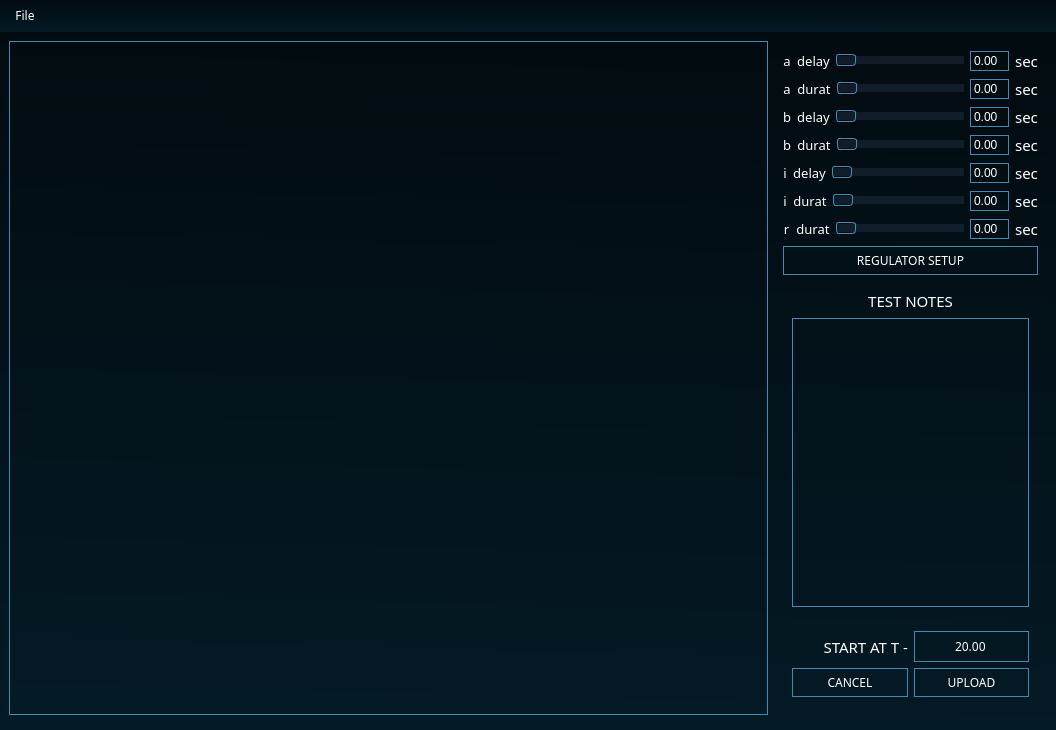
<?xml version="1.0" encoding="UTF-8"?>
<ui version="4.0">
 <class>MainWindow</class>
 <widget class="QMainWindow" name="MainWindow">
  <property name="geometry">
   <rect>
    <x>0</x>
    <y>0</y>
    <width>1056</width>
    <height>730</height>
   </rect>
  </property>
  <property name="minimumSize">
   <size>
    <width>500</width>
    <height>500</height>
   </size>
  </property>
  <property name="maximumSize">
   <size>
    <width>1920</width>
    <height>1080</height>
   </size>
  </property>
  <property name="windowTitle">
   <string>Test Definition Dialog</string>
  </property>
  <property name="styleSheet">
   <string notr="true">background-color: qlineargradient(spread:pad, x1:0.502975, y1:0, x2:0.473, y2:1, stop:0 rgba(2, 11, 16, 255), stop:1 rgba(4, 26, 37, 255));</string>
  </property>
  <widget class="QWidget" name="centralwidget">
   <layout class="QGridLayout" name="gridLayout_2">
    <item row="0" column="0">
     <layout class="QHBoxLayout" name="horizontalLayout">
      <item>
       <widget class="GraphicsLayoutWidget" name="testProfileView">
        <property name="minimumSize">
         <size>
          <width>750</width>
          <height>1</height>
         </size>
        </property>
        <property name="maximumSize">
         <size>
          <width>16777215</width>
          <height>16777215</height>
         </size>
        </property>
        <property name="styleSheet">
         <string notr="true">color: white;
border: 1px solid #4589b2;</string>
        </property>
        <property name="frameShape">
         <enum>QFrame::StyledPanel</enum>
        </property>
        <property name="frameShadow">
         <enum>QFrame::Plain</enum>
        </property>
        <property name="lineWidth">
         <number>0</number>
        </property>
        <property name="midLineWidth">
         <number>0</number>
        </property>
       </widget>
      </item>
      <item>
       <layout class="QVBoxLayout" name="verticalLayout_2">
        <property name="spacing">
         <number>0</number>
        </property>
        <property name="sizeConstraint">
         <enum>QLayout::SetNoConstraint</enum>
        </property>
        <item>
         <widget class="QWidget" name="widget_5" native="true">
          <property name="minimumSize">
           <size>
            <width>273</width>
            <height>1</height>
           </size>
          </property>
          <property name="maximumSize">
           <size>
            <width>273</width>
            <height>999</height>
           </size>
          </property>
          <property name="styleSheet">
           <string notr="true">background: transparent;</string>
          </property>
          <layout class="QVBoxLayout" name="verticalLayout_3">
           <item>
            <layout class="QGridLayout" name="gridLayout_9">
             <item row="0" column="0">
              <widget class="QLabel" name="label_23">
               <property name="font">
                <font>
                 <family>HUN-din 1451</family>
                 <pointsize>10</pointsize>
                </font>
               </property>
               <property name="styleSheet">
                <string notr="true">color: white;background-color: transparent;</string>
               </property>
               <property name="text">
                <string>a</string>
               </property>
               <property name="alignment">
                <set>Qt::AlignCenter</set>
               </property>
              </widget>
             </item>
             <item row="0" column="2">
              <widget class="QSlider" name="A_del_slide">
               <property name="styleSheet">
                <string notr="true">QSlider{
	background-color: transparent;
} 
QSlider::groove:horizontal {
     border: 0px solid #999999;
     height: 8px;
     background: rgba(78, 96, 131, 50);
     margin: 2px 0;
 }

QSlider::groove:horizontal:hover {
	background-color: rgba(255,255,255,.2);
 }

 QSlider::handle:horizontal {
     background: transparent;
     border: 1px solid #4589b2;
     width: 18px;
     margin: -2px 0;
     border-radius: 3px;
 }

 QSlider::handle:horizontal:hover {
     background-color: rgba(255,255,255,.2);
     border: 1px solid #00ce35;
 }</string>
               </property>
               <property name="orientation">
                <enum>Qt::Horizontal</enum>
               </property>
              </widget>
             </item>
             <item row="0" column="3">
              <widget class="QDoubleSpinBox" name="A_del">
               <property name="styleSheet">
                <string notr="true">QDoubleSpinBox{
	color: white;
	background-color: transparent;
	border: 1px solid #4589b2;
	padding: 1px;
}



QDoubleSpinBox::hover{
	border: 1px solid #00ce35;
	background-color: rgba(0,0,0,.3);
}</string>
               </property>
               <property name="buttonSymbols">
                <enum>QAbstractSpinBox::NoButtons</enum>
               </property>
              </widget>
             </item>
             <item row="0" column="4">
              <widget class="QLabel" name="label_24">
               <property name="font">
                <font>
                 <family>HUN-din 1451</family>
                 <pointsize>11</pointsize>
                </font>
               </property>
               <property name="styleSheet">
                <string notr="true">color: white;background-color: transparent;</string>
               </property>
               <property name="text">
                <string>sec</string>
               </property>
               <property name="alignment">
                <set>Qt::AlignCenter</set>
               </property>
              </widget>
             </item>
             <item row="0" column="1">
              <widget class="QLabel" name="label_29">
               <property name="font">
                <font>
                 <family>HUN-din 1451</family>
                 <pointsize>10</pointsize>
                </font>
               </property>
               <property name="styleSheet">
                <string notr="true">color: white;background-color: transparent;</string>
               </property>
               <property name="text">
                <string>delay</string>
               </property>
               <property name="alignment">
                <set>Qt::AlignCenter</set>
               </property>
              </widget>
             </item>
            </layout>
           </item>
           <item>
            <layout class="QGridLayout" name="gridLayout">
             <item row="0" column="0">
              <widget class="QLabel" name="label_17">
               <property name="font">
                <font>
                 <family>HUN-din 1451</family>
                 <pointsize>10</pointsize>
                </font>
               </property>
               <property name="styleSheet">
                <string notr="true">color: white;background-color: transparent;</string>
               </property>
               <property name="text">
                <string>a</string>
               </property>
               <property name="alignment">
                <set>Qt::AlignCenter</set>
               </property>
              </widget>
             </item>
             <item row="0" column="3">
              <widget class="QDoubleSpinBox" name="A_dur">
               <property name="styleSheet">
                <string notr="true">QDoubleSpinBox{
	color: white;
	background-color: transparent;
	border: 1px solid #4589b2;
	padding: 1px;
}



QDoubleSpinBox::hover{
	border: 1px solid #00ce35;
	background-color: rgba(0,0,0,.3);
}</string>
               </property>
               <property name="buttonSymbols">
                <enum>QAbstractSpinBox::NoButtons</enum>
               </property>
              </widget>
             </item>
             <item row="0" column="4">
              <widget class="QLabel" name="label_21">
               <property name="font">
                <font>
                 <family>HUN-din 1451</family>
                 <pointsize>11</pointsize>
                </font>
               </property>
               <property name="styleSheet">
                <string notr="true">color: white;background-color: transparent;</string>
               </property>
               <property name="text">
                <string>sec</string>
               </property>
               <property name="alignment">
                <set>Qt::AlignCenter</set>
               </property>
              </widget>
             </item>
             <item row="0" column="2">
              <widget class="QSlider" name="A_dur_slide">
               <property name="styleSheet">
                <string notr="true">QSlider{
	background-color: transparent;
} 
QSlider::groove:horizontal {
     border: 0px solid #999999;
     height: 8px;
     background: rgba(78, 96, 131, 50);
     margin: 2px 0;
 }

QSlider::groove:horizontal:hover {
	background-color: rgba(255,255,255,.2);
 }

 QSlider::handle:horizontal {
     background: transparent;
     border: 1px solid #4589b2;
     width: 18px;
     margin: -2px 0;
     border-radius: 3px;
 }

 QSlider::handle:horizontal:hover {
     background-color: rgba(255,255,255,.2);
     border: 1px solid #00ce35;
 }</string>
               </property>
               <property name="orientation">
                <enum>Qt::Horizontal</enum>
               </property>
              </widget>
             </item>
             <item row="0" column="1">
              <widget class="QLabel" name="label_30">
               <property name="font">
                <font>
                 <family>HUN-din 1451</family>
                 <pointsize>10</pointsize>
                </font>
               </property>
               <property name="styleSheet">
                <string notr="true">color: white;background-color: transparent;</string>
               </property>
               <property name="text">
                <string>durat</string>
               </property>
               <property name="alignment">
                <set>Qt::AlignCenter</set>
               </property>
              </widget>
             </item>
            </layout>
           </item>
           <item>
            <layout class="QGridLayout" name="gridLayout_12">
             <item row="0" column="0">
              <widget class="QLabel" name="label_31">
               <property name="font">
                <font>
                 <family>HUN-din 1451</family>
                 <pointsize>10</pointsize>
                </font>
               </property>
               <property name="styleSheet">
                <string notr="true">color: white;background-color: transparent;</string>
               </property>
               <property name="text">
                <string>b</string>
               </property>
               <property name="alignment">
                <set>Qt::AlignCenter</set>
               </property>
              </widget>
             </item>
             <item row="0" column="3">
              <widget class="QDoubleSpinBox" name="B_del">
               <property name="styleSheet">
                <string notr="true">QDoubleSpinBox{
	color: white;
	background-color: transparent;
	border: 1px solid #4589b2;
	padding: 1px;
}



QDoubleSpinBox::hover{
	border: 1px solid #00ce35;
	background-color: rgba(0,0,0,.3);
}</string>
               </property>
               <property name="buttonSymbols">
                <enum>QAbstractSpinBox::NoButtons</enum>
               </property>
              </widget>
             </item>
             <item row="0" column="2">
              <widget class="QSlider" name="B_del_slide">
               <property name="styleSheet">
                <string notr="true">QSlider{
	background-color: transparent;
} 
QSlider::groove:horizontal {
     border: 0px solid #999999;
     height: 8px;
     background: rgba(78, 96, 131, 50);
     margin: 2px 0;
 }

QSlider::groove:horizontal:hover {
	background-color: rgba(255,255,255,.2);
 }

 QSlider::handle:horizontal {
     background: transparent;
     border: 1px solid #4589b2;
     width: 18px;
     margin: -2px 0;
     border-radius: 3px;
 }

 QSlider::handle:horizontal:hover {
     background-color: rgba(255,255,255,.2);
     border: 1px solid #00ce35;
 }</string>
               </property>
               <property name="orientation">
                <enum>Qt::Horizontal</enum>
               </property>
              </widget>
             </item>
             <item row="0" column="4">
              <widget class="QLabel" name="label_32">
               <property name="font">
                <font>
                 <family>HUN-din 1451</family>
                 <pointsize>11</pointsize>
                </font>
               </property>
               <property name="styleSheet">
                <string notr="true">color: white;background-color: transparent;</string>
               </property>
               <property name="text">
                <string>sec</string>
               </property>
               <property name="alignment">
                <set>Qt::AlignCenter</set>
               </property>
              </widget>
             </item>
             <item row="0" column="1">
              <widget class="QLabel" name="label_33">
               <property name="font">
                <font>
                 <family>HUN-din 1451</family>
                 <pointsize>10</pointsize>
                </font>
               </property>
               <property name="styleSheet">
                <string notr="true">color: white;background-color: transparent;</string>
               </property>
               <property name="text">
                <string>delay</string>
               </property>
               <property name="alignment">
                <set>Qt::AlignCenter</set>
               </property>
              </widget>
             </item>
            </layout>
           </item>
           <item>
            <layout class="QGridLayout" name="gridLayout_13">
             <item row="0" column="0">
              <widget class="QLabel" name="label_34">
               <property name="font">
                <font>
                 <family>HUN-din 1451</family>
                 <pointsize>10</pointsize>
                </font>
               </property>
               <property name="styleSheet">
                <string notr="true">color: white;background-color: transparent;</string>
               </property>
               <property name="text">
                <string>b</string>
               </property>
               <property name="alignment">
                <set>Qt::AlignCenter</set>
               </property>
              </widget>
             </item>
             <item row="0" column="3">
              <widget class="QDoubleSpinBox" name="B_dur">
               <property name="styleSheet">
                <string notr="true">QDoubleSpinBox{
	color: white;
	background-color: transparent;
	border: 1px solid #4589b2;
	padding: 1px;
}



QDoubleSpinBox::hover{
	border: 1px solid #00ce35;
	background-color: rgba(0,0,0,.3);
}</string>
               </property>
               <property name="buttonSymbols">
                <enum>QAbstractSpinBox::NoButtons</enum>
               </property>
              </widget>
             </item>
             <item row="0" column="2">
              <widget class="QSlider" name="B_dur_slide">
               <property name="styleSheet">
                <string notr="true">QSlider{
	background-color: transparent;
} 
QSlider::groove:horizontal {
     border: 0px solid #999999;
     height: 8px;
     background: rgba(78, 96, 131, 50);
     margin: 2px 0;
 }

QSlider::groove:horizontal:hover {
	background-color: rgba(255,255,255,.2);
 }

 QSlider::handle:horizontal {
     background: transparent;
     border: 1px solid #4589b2;
     width: 18px;
     margin: -2px 0;
     border-radius: 3px;
 }

 QSlider::handle:horizontal:hover {
     background-color: rgba(255,255,255,.2);
     border: 1px solid #00ce35;
 }</string>
               </property>
               <property name="orientation">
                <enum>Qt::Horizontal</enum>
               </property>
              </widget>
             </item>
             <item row="0" column="4">
              <widget class="QLabel" name="label_35">
               <property name="font">
                <font>
                 <family>HUN-din 1451</family>
                 <pointsize>11</pointsize>
                </font>
               </property>
               <property name="styleSheet">
                <string notr="true">color: white;background-color: transparent;</string>
               </property>
               <property name="text">
                <string>sec</string>
               </property>
               <property name="alignment">
                <set>Qt::AlignCenter</set>
               </property>
              </widget>
             </item>
             <item row="0" column="1">
              <widget class="QLabel" name="label_36">
               <property name="font">
                <font>
                 <family>HUN-din 1451</family>
                 <pointsize>10</pointsize>
                </font>
               </property>
               <property name="styleSheet">
                <string notr="true">color: white;background-color: transparent;</string>
               </property>
               <property name="text">
                <string>durat</string>
               </property>
               <property name="alignment">
                <set>Qt::AlignCenter</set>
               </property>
              </widget>
             </item>
            </layout>
           </item>
           <item>
            <layout class="QGridLayout" name="gridLayout_14">
             <item row="0" column="0">
              <widget class="QLabel" name="label_37">
               <property name="font">
                <font>
                 <family>HUN-din 1451</family>
                 <pointsize>10</pointsize>
                </font>
               </property>
               <property name="styleSheet">
                <string notr="true">color: white;background-color: transparent;</string>
               </property>
               <property name="text">
                <string>i</string>
               </property>
               <property name="alignment">
                <set>Qt::AlignCenter</set>
               </property>
              </widget>
             </item>
             <item row="0" column="3">
              <widget class="QDoubleSpinBox" name="I_del">
               <property name="styleSheet">
                <string notr="true">QDoubleSpinBox{
	color: white;
	background-color: transparent;
	border: 1px solid #4589b2;
	padding: 1px;
}



QDoubleSpinBox::hover{
	border: 1px solid #00ce35;
	background-color: rgba(0,0,0,.3);
}</string>
               </property>
               <property name="buttonSymbols">
                <enum>QAbstractSpinBox::NoButtons</enum>
               </property>
              </widget>
             </item>
             <item row="0" column="2">
              <widget class="QSlider" name="I_del_slide">
               <property name="styleSheet">
                <string notr="true">QSlider{
	background-color: transparent;
} 
QSlider::groove:horizontal {
     border: 0px solid #999999;
     height: 8px;
     background: rgba(78, 96, 131, 50);
     margin: 2px 0;
 }

QSlider::groove:horizontal:hover {
	background-color: rgba(255,255,255,.2);
 }

 QSlider::handle:horizontal {
     background: transparent;
     border: 1px solid #4589b2;
     width: 18px;
     margin: -2px 0;
     border-radius: 3px;
 }

 QSlider::handle:horizontal:hover {
     background-color: rgba(255,255,255,.2);
     border: 1px solid #00ce35;
 }</string>
               </property>
               <property name="orientation">
                <enum>Qt::Horizontal</enum>
               </property>
              </widget>
             </item>
             <item row="0" column="4">
              <widget class="QLabel" name="label_38">
               <property name="font">
                <font>
                 <family>HUN-din 1451</family>
                 <pointsize>11</pointsize>
                </font>
               </property>
               <property name="styleSheet">
                <string notr="true">color: white;background-color: transparent;</string>
               </property>
               <property name="text">
                <string>sec</string>
               </property>
               <property name="alignment">
                <set>Qt::AlignCenter</set>
               </property>
              </widget>
             </item>
             <item row="0" column="1">
              <widget class="QLabel" name="label_39">
               <property name="font">
                <font>
                 <family>HUN-din 1451</family>
                 <pointsize>10</pointsize>
                </font>
               </property>
               <property name="styleSheet">
                <string notr="true">color: white;background-color: transparent;</string>
               </property>
               <property name="text">
                <string>delay</string>
               </property>
               <property name="alignment">
                <set>Qt::AlignCenter</set>
               </property>
              </widget>
             </item>
            </layout>
           </item>
           <item>
            <layout class="QGridLayout" name="gridLayout_15">
             <item row="0" column="0">
              <widget class="QLabel" name="label_40">
               <property name="font">
                <font>
                 <family>HUN-din 1451</family>
                 <pointsize>10</pointsize>
                </font>
               </property>
               <property name="styleSheet">
                <string notr="true">color: white;background-color: transparent;</string>
               </property>
               <property name="text">
                <string>i</string>
               </property>
               <property name="alignment">
                <set>Qt::AlignCenter</set>
               </property>
              </widget>
             </item>
             <item row="0" column="3">
              <widget class="QDoubleSpinBox" name="I_dur">
               <property name="styleSheet">
                <string notr="true">QDoubleSpinBox{
	color: white;
	background-color: transparent;
	border: 1px solid #4589b2;
	padding: 1px;
}



QDoubleSpinBox::hover{
	border: 1px solid #00ce35;
	background-color: rgba(0,0,0,.3);
}</string>
               </property>
               <property name="buttonSymbols">
                <enum>QAbstractSpinBox::NoButtons</enum>
               </property>
              </widget>
             </item>
             <item row="0" column="2">
              <widget class="QSlider" name="I_dur_slide">
               <property name="styleSheet">
                <string notr="true">QSlider{
	background-color: transparent;
} 
QSlider::groove:horizontal {
     border: 0px solid #999999;
     height: 8px;
     background: rgba(78, 96, 131, 50);
     margin: 2px 0;
 }

QSlider::groove:horizontal:hover {
	background-color: rgba(255,255,255,.2);
 }

 QSlider::handle:horizontal {
     background: transparent;
     border: 1px solid #4589b2;
     width: 18px;
     margin: -2px 0;
     border-radius: 3px;
 }

 QSlider::handle:horizontal:hover {
     background-color: rgba(255,255,255,.2);
     border: 1px solid #00ce35;
 }</string>
               </property>
               <property name="maximum">
                <number>99</number>
               </property>
               <property name="orientation">
                <enum>Qt::Horizontal</enum>
               </property>
               <property name="tickPosition">
                <enum>QSlider::NoTicks</enum>
               </property>
              </widget>
             </item>
             <item row="0" column="4">
              <widget class="QLabel" name="label_41">
               <property name="font">
                <font>
                 <family>HUN-din 1451</family>
                 <pointsize>11</pointsize>
                </font>
               </property>
               <property name="styleSheet">
                <string notr="true">color: white;background-color: transparent;</string>
               </property>
               <property name="text">
                <string>sec</string>
               </property>
               <property name="alignment">
                <set>Qt::AlignCenter</set>
               </property>
              </widget>
             </item>
             <item row="0" column="1">
              <widget class="QLabel" name="label_42">
               <property name="font">
                <font>
                 <family>HUN-din 1451</family>
                 <pointsize>10</pointsize>
                </font>
               </property>
               <property name="styleSheet">
                <string notr="true">color: white;background-color: transparent;</string>
               </property>
               <property name="text">
                <string>durat</string>
               </property>
               <property name="alignment">
                <set>Qt::AlignCenter</set>
               </property>
              </widget>
             </item>
            </layout>
           </item>
           <item>
            <layout class="QGridLayout" name="gridLayout_17">
             <item row="0" column="4">
              <widget class="QLabel" name="label_44">
               <property name="font">
                <font>
                 <family>HUN-din 1451</family>
                 <pointsize>11</pointsize>
                </font>
               </property>
               <property name="styleSheet">
                <string notr="true">color: white;background-color: transparent;</string>
               </property>
               <property name="text">
                <string>sec</string>
               </property>
               <property name="alignment">
                <set>Qt::AlignCenter</set>
               </property>
              </widget>
             </item>
             <item row="0" column="1">
              <widget class="QLabel" name="label_45">
               <property name="font">
                <font>
                 <family>HUN-din 1451</family>
                 <pointsize>10</pointsize>
                </font>
               </property>
               <property name="styleSheet">
                <string notr="true">color: white;background-color: transparent;</string>
               </property>
               <property name="text">
                <string>durat</string>
               </property>
               <property name="alignment">
                <set>Qt::AlignCenter</set>
               </property>
              </widget>
             </item>
             <item row="0" column="3">
              <widget class="QDoubleSpinBox" name="R_dur">
               <property name="styleSheet">
                <string notr="true">QDoubleSpinBox{
	color: white;
	background-color: transparent;
	border: 1px solid #4589b2;
	padding: 1px;
}



QDoubleSpinBox::hover{
	border: 1px solid #00ce35;
	background-color: rgba(0,0,0,.3);
}</string>
               </property>
               <property name="buttonSymbols">
                <enum>QAbstractSpinBox::NoButtons</enum>
               </property>
              </widget>
             </item>
             <item row="0" column="0">
              <widget class="QLabel" name="label_43">
               <property name="font">
                <font>
                 <family>HUN-din 1451</family>
                 <pointsize>10</pointsize>
                </font>
               </property>
               <property name="styleSheet">
                <string notr="true">color: white;background-color: transparent;</string>
               </property>
               <property name="text">
                <string>r</string>
               </property>
               <property name="alignment">
                <set>Qt::AlignCenter</set>
               </property>
              </widget>
             </item>
             <item row="0" column="2">
              <widget class="QSlider" name="R_dur_slide">
               <property name="styleSheet">
                <string notr="true">QSlider{
	background-color: transparent;
} 
QSlider::groove:horizontal {
     border: 0px solid #999999;
     height: 8px;
     background: rgba(78, 96, 131, 50);
     margin: 2px 0;
 }

QSlider::groove:horizontal:hover {
	background-color: rgba(255,255,255,.2);
 }

 QSlider::handle:horizontal {
     background: transparent;
     border: 1px solid #4589b2;
     width: 18px;
     margin: -2px 0;
     border-radius: 3px;
 }

 QSlider::handle:horizontal:hover {
     background-color: rgba(255,255,255,.2);
     border: 1px solid #00ce35;
 }</string>
               </property>
               <property name="maximum">
                <number>99</number>
               </property>
               <property name="orientation">
                <enum>Qt::Horizontal</enum>
               </property>
               <property name="tickPosition">
                <enum>QSlider::NoTicks</enum>
               </property>
              </widget>
             </item>
            </layout>
           </item>
           <item>
            <widget class="QPushButton" name="regulatorSetup">
             <property name="font">
              <font>
               <family>Futura BQ</family>
               <pointsize>9</pointsize>
              </font>
             </property>
             <property name="styleSheet">
              <string notr="true">QPushButton{
	color: white;
	background-color: transparent;
	border: 1px solid #4589b2;
	padding: 5px;
}

QPushButton::hover{
	background-color: rgba(255,255,255,.2);
}

QPushButton::pressed{
	border: 1px solid #00ce35;
	background-color: rgba(0,0,0,.3);
}</string>
             </property>
             <property name="text">
              <string>REGULATOR SETUP</string>
             </property>
            </widget>
           </item>
           <item>
            <widget class="QWidget" name="widget_4" native="true">
             <layout class="QGridLayout" name="gridLayout_6">
              <item row="2" column="0">
               <layout class="QVBoxLayout" name="verticalLayout">
                <property name="sizeConstraint">
                 <enum>QLayout::SetNoConstraint</enum>
                </property>
                <item>
                 <widget class="QLabel" name="label_16">
                  <property name="font">
                   <font>
                    <family>Futura BQ</family>
                    <pointsize>11</pointsize>
                   </font>
                  </property>
                  <property name="styleSheet">
                   <string notr="true">color: white;background-color: transparent;</string>
                  </property>
                  <property name="text">
                   <string>TEST NOTES</string>
                  </property>
                  <property name="alignment">
                   <set>Qt::AlignCenter</set>
                  </property>
                 </widget>
                </item>
                <item>
                 <widget class="QPlainTextEdit" name="testNotes">
                  <property name="font">
                   <font>
                    <family>GOST Common</family>
                    <pointsize>8</pointsize>
                   </font>
                  </property>
                  <property name="styleSheet">
                   <string notr="true">color: white;
background-color: transparent;
border: 1px solid #4589b2;
padding: 5px;</string>
                  </property>
                 </widget>
                </item>
               </layout>
              </item>
             </layout>
            </widget>
           </item>
           <item>
            <widget class="QWidget" name="widget_3" native="true">
             <property name="styleSheet">
              <string notr="true">background: transparent;</string>
             </property>
             <layout class="QGridLayout" name="gridLayout_4">
              <item row="0" column="0">
               <widget class="QLabel" name="label_15">
                <property name="font">
                 <font>
                  <family>Futura BQ</family>
                  <pointsize>11</pointsize>
                 </font>
                </property>
                <property name="styleSheet">
                 <string notr="true">color:  white;</string>
                </property>
                <property name="text">
                 <string>START AT T -</string>
                </property>
                <property name="alignment">
                 <set>Qt::AlignRight|Qt::AlignTrailing|Qt::AlignVCenter</set>
                </property>
               </widget>
              </item>
              <item row="1" column="0">
               <widget class="QPushButton" name="cancelButton">
                <property name="font">
                 <font>
                  <family>Futura BQ</family>
                  <pointsize>9</pointsize>
                 </font>
                </property>
                <property name="styleSheet">
                 <string notr="true">QPushButton{
	color: white;
	background-color: transparent;
	border: 1px solid #4589b2;
	padding: 5px;
}

QPushButton::hover{
	background-color: rgba(255,255,255,.2);
}

QPushButton::pressed{
	border: 1px solid #00ce35;
	background-color: rgba(0,0,0,.3);
}</string>
                </property>
                <property name="text">
                 <string>CANCEL</string>
                </property>
               </widget>
              </item>
              <item row="1" column="1">
               <widget class="QPushButton" name="uploadButton">
                <property name="font">
                 <font>
                  <family>Futura BQ</family>
                  <pointsize>9</pointsize>
                 </font>
                </property>
                <property name="styleSheet">
                 <string notr="true">QPushButton{
	color: white;
	background-color: transparent;
	border: 1px solid #4589b2;
	padding: 5px;
}

QPushButton::hover{
	background-color: rgba(255,255,255,.2);
}

QPushButton::pressed{
	border: 1px solid #00ce35;
	background-color: rgba(0,0,0,.3);
}</string>
                </property>
                <property name="text">
                 <string>UPLOAD</string>
                </property>
               </widget>
              </item>
              <item row="0" column="1">
               <widget class="QDoubleSpinBox" name="tminus">
                <property name="font">
                 <font>
                  <family>Futura BQ</family>
                  <pointsize>9</pointsize>
                 </font>
                </property>
                <property name="styleSheet">
                 <string notr="true">QDoubleSpinBox{
	color: white;
	background-color: transparent;
	border: 1px solid #4589b2;
	padding: 5px;
}



QDoubleSpinBox::hover{
	border: 1px solid #00ce35;
	background-color: rgba(0,0,0,.3);
}</string>
                </property>
                <property name="alignment">
                 <set>Qt::AlignCenter</set>
                </property>
                <property name="buttonSymbols">
                 <enum>QAbstractSpinBox::NoButtons</enum>
                </property>
                <property name="maximum">
                 <double>32767.000000000000000</double>
                </property>
                <property name="singleStep">
                 <double>0.010000000000000</double>
                </property>
                <property name="value">
                 <double>20.000000000000000</double>
                </property>
               </widget>
              </item>
             </layout>
            </widget>
           </item>
          </layout>
         </widget>
        </item>
       </layout>
      </item>
     </layout>
    </item>
    <item row="1" column="0">
     <widget class="QFrame" name="frame_4">
      <property name="styleSheet">
       <string notr="true">background-color:transparent;</string>
      </property>
      <property name="frameShape">
       <enum>QFrame::Box</enum>
      </property>
      <property name="frameShadow">
       <enum>QFrame::Plain</enum>
      </property>
      <property name="lineWidth">
       <number>0</number>
      </property>
      <property name="midLineWidth">
       <number>0</number>
      </property>
      <layout class="QGridLayout" name="gridLayout_5">
       <property name="leftMargin">
        <number>0</number>
       </property>
       <property name="topMargin">
        <number>0</number>
       </property>
       <property name="rightMargin">
        <number>0</number>
       </property>
       <property name="bottomMargin">
        <number>0</number>
       </property>
      </layout>
     </widget>
    </item>
   </layout>
  </widget>
  <widget class="QMenuBar" name="menuBar">
   <property name="geometry">
    <rect>
     <x>0</x>
     <y>0</y>
     <width>1056</width>
     <height>34</height>
    </rect>
   </property>
   <property name="font">
    <font>
     <family>GOST Common</family>
    </font>
   </property>
   <property name="styleSheet">
    <string notr="true">color:white;
background: rgba(255,255,255,.2);
padding:5px;</string>
   </property>
   <property name="defaultUp">
    <bool>false</bool>
   </property>
   <property name="nativeMenuBar">
    <bool>true</bool>
   </property>
   <widget class="QMenu" name="menuSave">
    <property name="title">
     <string>File</string>
    </property>
    <addaction name="openFile"/>
   </widget>
   <addaction name="menuSave"/>
  </widget>
  <action name="openFile">
   <property name="text">
    <string>Open Definition File</string>
   </property>
   <property name="font">
    <font>
     <family>GOST Common</family>
    </font>
   </property>
  </action>
  <action name="actionSave_Definition">
   <property name="text">
    <string>Save Definition</string>
   </property>
   <property name="font">
    <font>
     <family>GOST Common</family>
    </font>
   </property>
  </action>
 </widget>
 <customwidgets>
  <customwidget>
   <class>GraphicsLayoutWidget</class>
   <extends>QGraphicsView</extends>
   <header>pyqtgraph</header>
  </customwidget>
 </customwidgets>
 <resources/>
 <connections/>
</ui>
